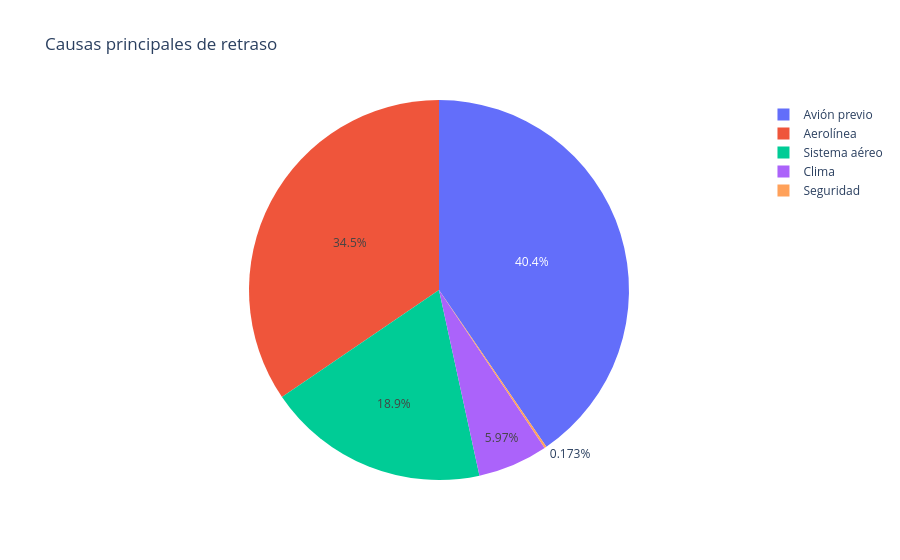

Write notebook code for a chart like this one.
### Code cell
import plotly.graph_objects as go

causas = {
    'Aerolínea': vuelos['carrier_delay'].sum(),
    'Clima': vuelos['weather_delay'].sum(),
    'Sistema aéreo': vuelos['nas_delay'].sum(),
    'Seguridad': vuelos['security_delay'].sum(),
    'Avión previo': vuelos['late_aircraft_delay'].sum()
}

fig = go.Figure(data=[go.Pie(
    labels=list(causas.keys()),
    values=list(causas.values())
)])
fig.update_layout(title='Causas principales de retraso')
fig.show()

### Figure 1 — Plotly figure (JSON) as saved in the notebook; plotly's stock layout.template omitted (floating-point values rounded to 4 significant figures)
{"data": [{"labels": ["Aerolínea", "Clima", "Sistema aéreo", "Seguridad", "Avión previo"], "type": "pie", "values": [35823265, 6195873, 19621994, 179928, 41974007]}], "layout": {"title": {"text": "Causas principales de retraso"}}}
